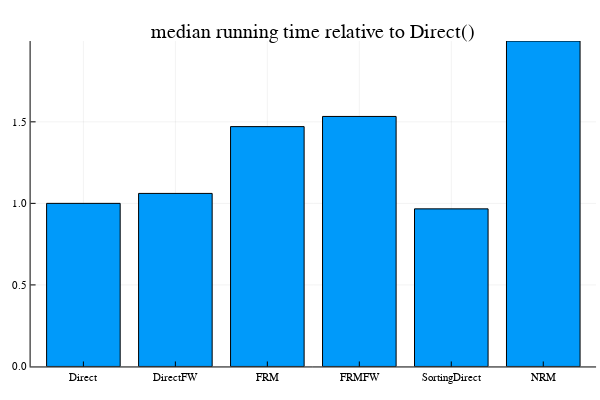

Notebook source saved alongside this figure:
### Code cell
relmed = medtimes / medtimes[1]
bar(shortlabels,relmed,title="median running time relative to Direct()",leg=false)

### Figure 1 — Plotly figure (JSON) as saved in the notebook; plotly's stock layout.template omitted (floating-point values rounded to 4 significant figures)
{"data": [{"fill": "tozeroy", "fillcolor": "rgba(0, 154, 250, 1.000)", "line": {"color": "rgba(0, 0, 0, 1.000)", "dash": "solid", "width": 1}, "mode": "lines", "name": "y1", "showlegend": true, "type": "scatter", "x": [0.1, 0.1, 0.9, 0.9, 0.1, 0.1], "xaxis": "x1", "y": [1, 0, 0, 1, 1, 1], "yaxis": "y1"}, {"fill": "tozeroy", "fillcolor": "rgba(0, 154, 250, 1.000)", "line": {"color": "rgba(0, 0, 0, 1.000)", "dash": "solid", "width": 1}, "mode": "lines", "name": "y1", "showlegend": false, "type": "scatter", "x": [1.1, 1.1, 1.9, 1.9, 1.1, 1.1], "xaxis": "x1", "y": [1.061, 0, 0, 1.061, 1.061, 1.061], "yaxis": "y1"}, {"fill": "tozeroy", "fillcolor": "rgba(0, 154, 250, 1.000)", "line": {"color": "rgba(0, 0, 0, 1.000)", "dash": "solid", "width": 1}, "mode": "lines", "name": "y1", "showlegend": false, "type": "scatter", "x": [2.1, 2.1, 2.9, 2.9, 2.1, 2.1], "xaxis": "x1", "y": [1.471, 0, 0, 1.471, 1.471, 1.471], "yaxis": "y1"}, {"fill": "tozeroy", "fillcolor": "rgba(0, 154, 250, 1.000)", "line": {"color": "rgba(0, 0, 0, 1.000)", "dash": "solid", "width": 1}, "mode": "lines", "name": "y1", "showlegend": false, "type": "scatter", "x": [3.1, 3.1, 3.9, 3.9, 3.1, 3.1], "xaxis": "x1", "y": [1.533, 0, 0, 1.533, 1.533, 1.533], "yaxis": "y1"}, {"fill": "tozeroy", "fillcolor": "rgba(0, 154, 250, 1.000)", "line": {"color": "rgba(0, 0, 0, 1.000)", "dash": "solid", "width": 1}, "mode": "lines", "name": "y1", "showlegend": false, "type": "scatter", "x": [4.1, 4.1, 4.9, 4.9, 4.1, 4.1], "xaxis": "x1", "y": [0.9664, 0, 0, 0.9664, 0.9664, 0.9664], "yaxis": "y1"}, {"fill": "tozeroy", "fillcolor": "rgba(0, 154, 250, 1.000)", "line": {"color": "rgba(0, 0, 0, 1.000)", "dash": "solid", "width": 1}, "mode": "lines", "name": "y1", "showlegend": false, "type": "scatter", "x": [5.1, 5.1, 5.9, 5.9, 5.1, 5.1], "xaxis": "x1", "y": [1.995, 0, 0, 1.995, 1.995, 1.995], "yaxis": "y1"}], "layout": {"annotations": [{"font": {"color": "rgba(0, 0, 0, 1.000)", "family": "sans-serif", "size": 20}, "rotation": 0, "showarrow": false, "text": "median running time relative to Direct()", "x": 0.5222, "xanchor": "center", "xref": "paper", "y": 1, "yanchor": "top", "yref": "paper"}], "height": 400, "margin": {"b": 20, "l": 0, "r": 0, "t": 20}, "paper_bgcolor": "rgba(255, 255, 255, 1.000)", "plot_bgcolor": "rgba(255, 255, 255, 1.000)", "showlegend": false, "width": 600, "xaxis1": {"anchor": "y1", "domain": [0.05101, 0.9934], "gridcolor": "rgba(0, 0, 0, 0.100)", "gridwidth": 0.5, "linecolor": "rgba(0, 0, 0, 1.000)", "mirror": false, "range": [-0.074, 6.074], "showgrid": true, "showline": true, "showticklabels": true, "tickangle": 0, "tickcolor": "rgb(0, 0, 0)", "tickfont": {"color": "rgba(0, 0, 0, 1.000)", "family": "sans-serif", "size": 11}, "tickmode": "array", "ticks": "inside", "ticktext": ["Direct", "Direct", "DirectFW", "DirectFW", "DirectFW", "FRM", "FRM", "FRMFW", "FRMFW", "FRMFW", "SortingDirect", "SortingDirect", "SortingDirect", "NRM", "NRM"], "tickvals": [0.5, 0.5, 1.5, 1.5, 1.5, 2.5, 2.5, 3.5, 3.5, 3.5, 4.5, 4.5, 4.5, 5.5, 5.5], "title": "", "titlefont": {"color": "rgba(0, 0, 0, 1.000)", "family": "sans-serif", "size": 15}, "type": "-", "visible": true, "zeroline": false, "zerolinecolor": "rgba(0, 0, 0, 1.000)"}, "yaxis1": {"anchor": "x1", "domain": [0.03762, 0.9415], "gridcolor": "rgba(0, 0, 0, 0.100)", "gridwidth": 0.5, "linecolor": "rgba(0, 0, 0, 1.000)", "mirror": false, "range": [0, 1.995], "showgrid": true, "showline": true, "showticklabels": true, "tickangle": 0, "tickcolor": "rgb(0, 0, 0)", "tickfont": {"color": "rgba(0, 0, 0, 1.000)", "family": "sans-serif", "size": 11}, "tickmode": "array", "ticks": "inside", "ticktext": ["0.0", "0.5", "1.0", "1.5"], "tickvals": [0, 0.5, 1, 1.5], "title": "", "titlefont": {"color": "rgba(0, 0, 0, 1.000)", "family": "sans-serif", "size": 15}, "type": "-", "visible": true, "zeroline": false, "zerolinecolor": "rgba(0, 0, 0, 1.000)"}}}
